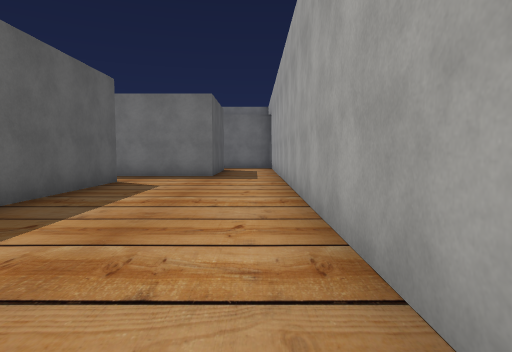
View 1 (above)

24 first-person views from a walk through a scene from a Unity 3-D project. The camera is 1.4 m above the floor, tilts 4° down and sees 75° across. The floor is counted in squares, 2 m on a side. Each view is taken from the middle of a square. On the plan, view 1 faces up. The plan holds only what a view shows up to about 10 squares ahead; the rest is blank. The place goes on beyond the plan. The player character is not drawn. Some surface patterns are stand-ins.

View 2
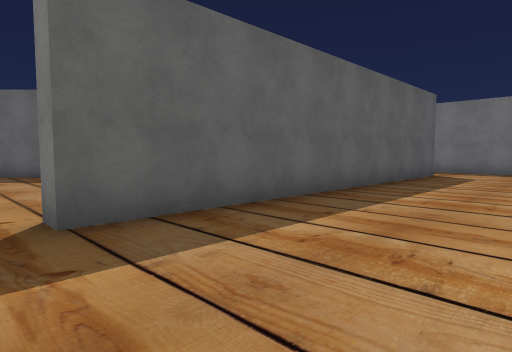

View 3
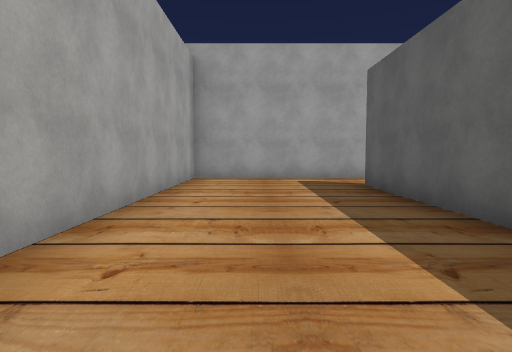

View 4
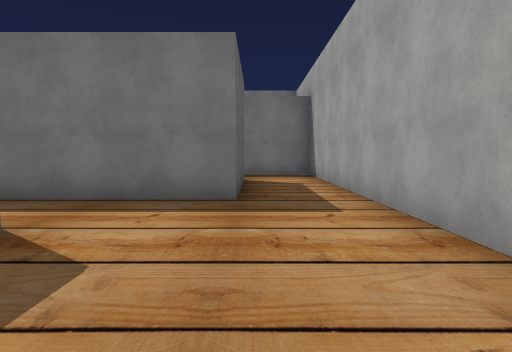

View 5
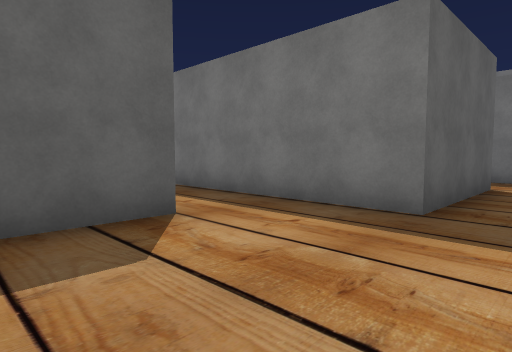

View 6
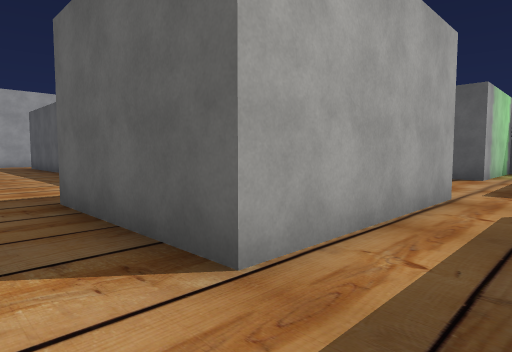

View 7
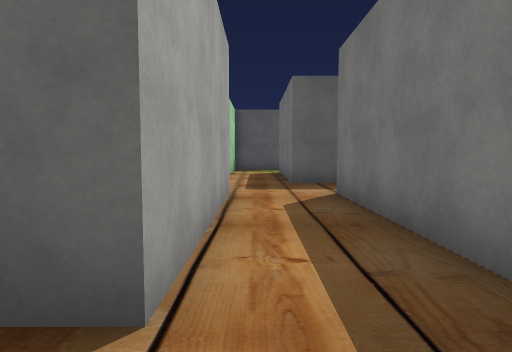

View 8
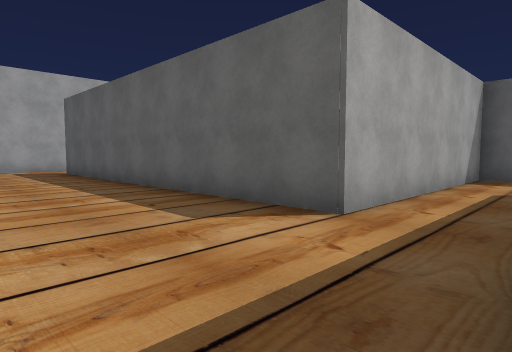

View 9
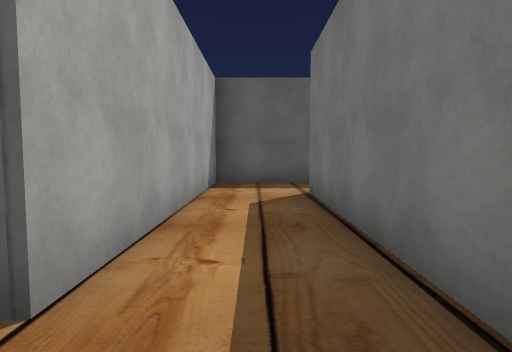

View 10
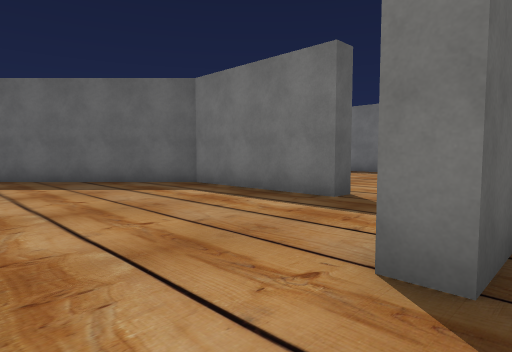

View 11
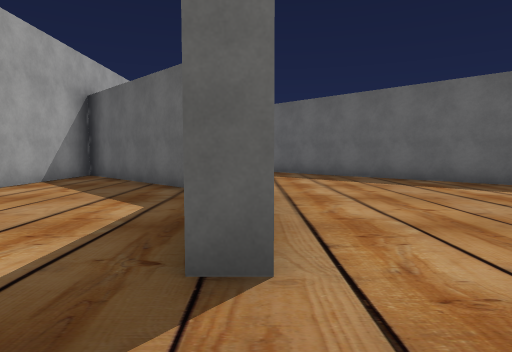

View 12
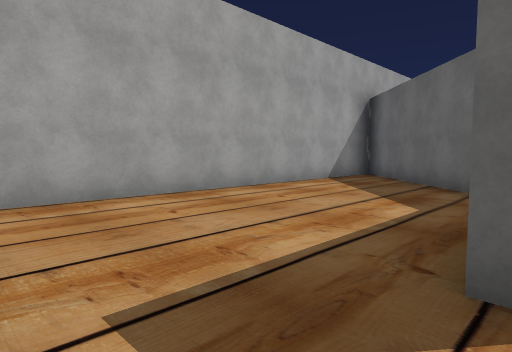

View 13
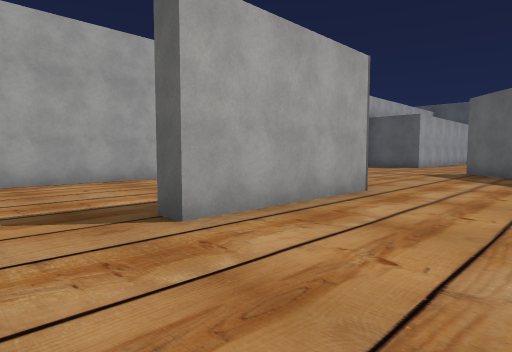

View 14
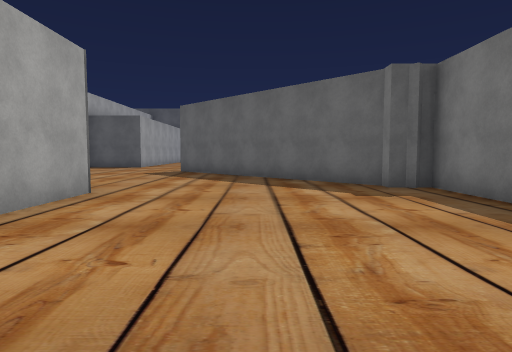

View 15
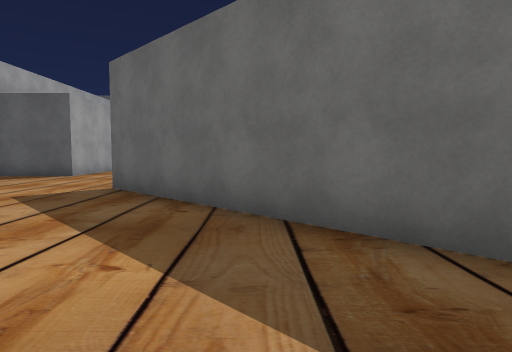

View 16
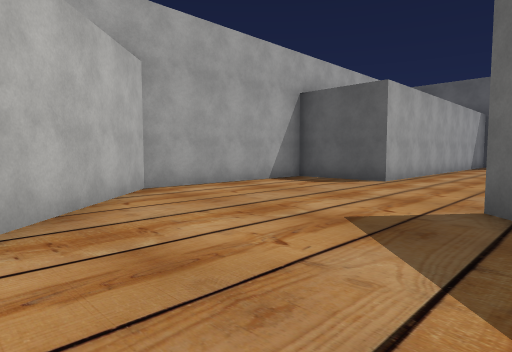

View 17
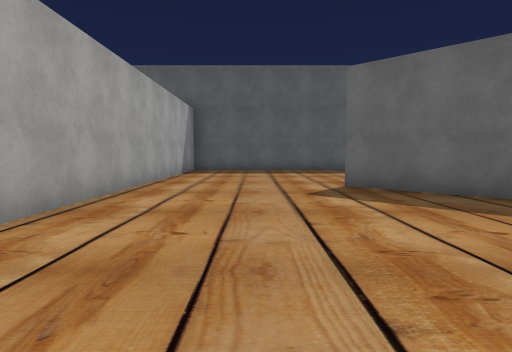

View 18
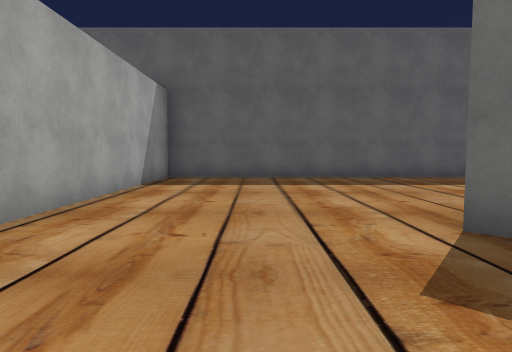

View 19
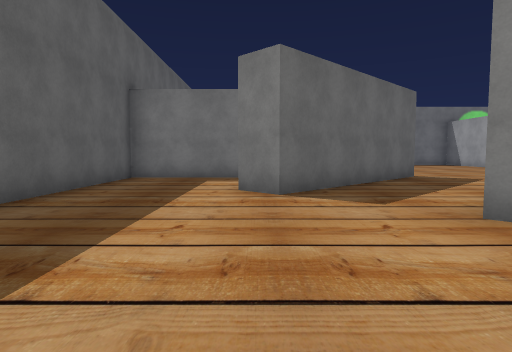

View 20
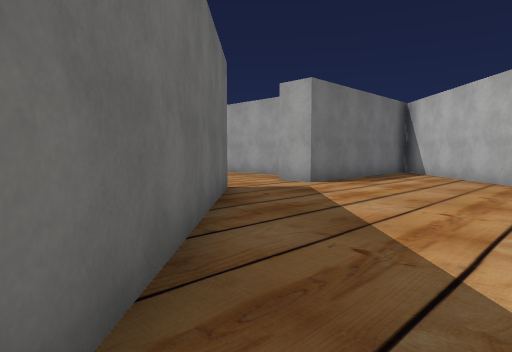

View 21
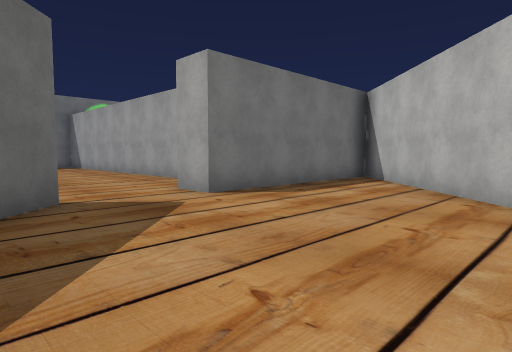

View 22
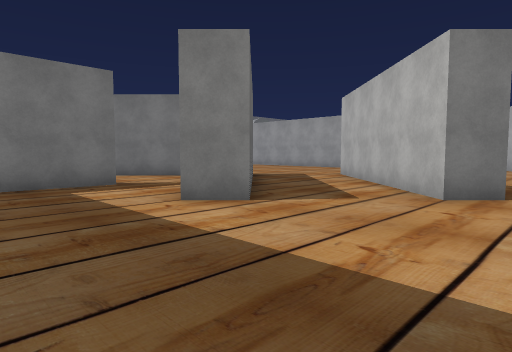

View 23
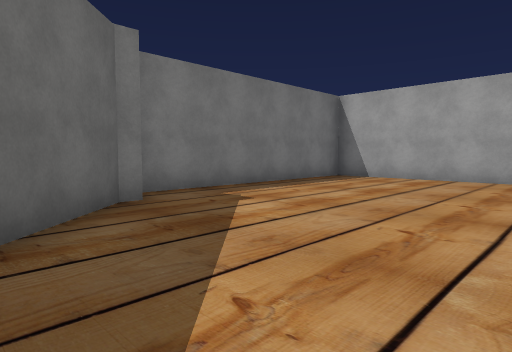

View 24
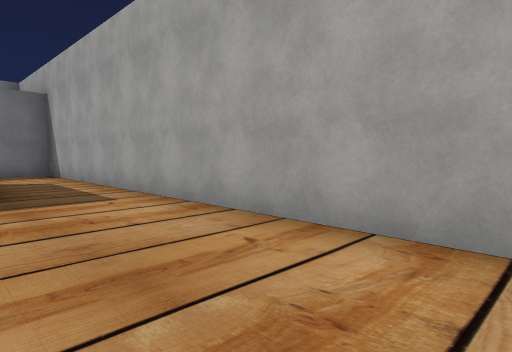

### Floor plan
Key: @ floor where view 1 was taken; # wall or solid block; . floor.
Columns run from 31 left of view 1 to 1 right of it. Each row starts with its distance up from view 1.
 16                        #. #######
 15                      ###........#
 14                      ...........#
 13                    ###....####..#
 12              ..      #       #..#
 11             ...#     #       #..#
 10     ... #.. ...#     #.#######..#
  9 #####..##.. ...      #..........#
  8 #.....##.......     ########....#
  7 #....##...##..#######......##...#
  6 #...##...##........#........#...#
  5 #.......##........##........#...#
  4 #......##........##.........#...#
  3 #......#........##..........#...#
  2 #..............##...........#...#
  1 #....................#####..#...#
  0 #...................##......#..@#
 -1 #..................##.......#...#
 -2 ############......##........#...#
 -3            #.....##.............#
 -4            #....##..............#
 -5            ######################

Where each view was taken, in squares from view 1:
view 1: 0 up, 0 right, facing up
view 2: 3 down, 0 right, facing up-left
view 3: 5 up, 1 left, facing down
view 4: 5 up, 1 left, facing up
view 5: 6 up, 0 right, facing up-left
view 6: 15 up, 0 right, facing down-left
view 7: 14 up, 0 right, facing left
view 8: 10 up, 0 right, facing down-left
view 9: 9 up, 2 left, facing left
view 10: 4 down, 3 left, facing up-left
view 11: 1 up, 4 left, facing left
view 12: 1 up, 4 left, facing down-left
view 13: 4 up, 4 left, facing down-left
view 14: 4 up, 4 left, facing left
view 15: 4 up, 10 left, facing left
view 16: 2 up, 12 left, facing down-left
view 17: 1 up, 17 left, facing left
view 18: 1 up, 21 left, facing left
view 19: 0 up, 27 left, facing up
view 20: 2 up, 24 left, facing up-right
view 21: 2 up, 21 left, facing up-right
view 22: 2 up, 30 left, facing up-right
view 23: 2 up, 13 left, facing up-right
view 24: 4 up, 2 left, facing up-right
